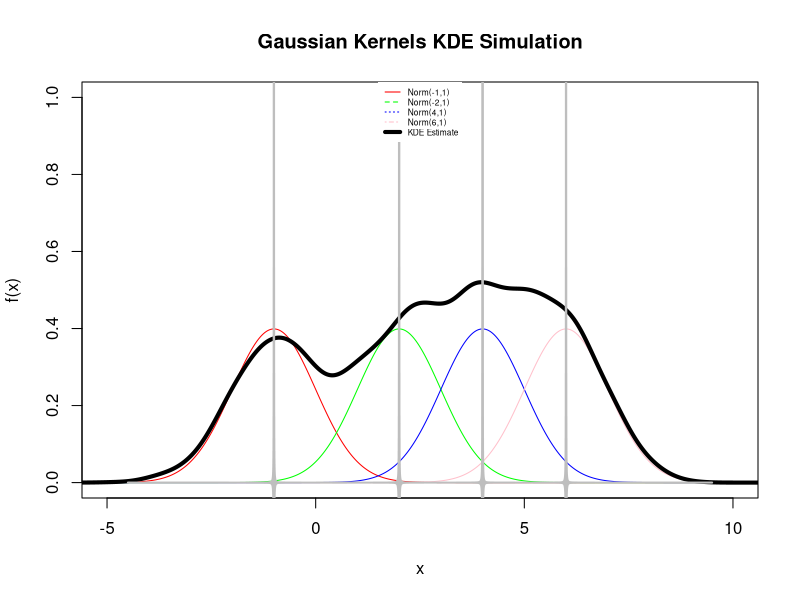

The R source for this figure:
## ---- chunk 1
##### Illustration of Gaussian Kernels with Different Bandwidths

kde <- function(data, n, MIN, MAX) {
  # Gaussian kernel density estimator for one-dimensional data;
  # The estimator does not use the commonly employed 'gaussian rule of thumb'.
  # As a result it outperforms many plug-in methods on multimodal densities
  # with widely separated modes (see example).
  # INPUTS:
  #     data    - a vector of data from which the density estimate is constructed;
  #          n  - the number of mesh points used in the uniform discretization of the
  #               interval [MIN, MAX]; n has to be a power of two; if n is not a power of two, then
  #               n is rounded up to the next power of two; the default value of n is n=2^12;
  #   MIN, MAX  - defines the interval [MIN,MAX] on which the density estimate is constructed;
  #               the default values of MIN and MAX are:
  #               MIN=min(data)-Range/10 and MAX=max(data)+Range/10, where Range=max(data)-min(data);
  # OUTPUT:
  #       matrix 'out' of with two rows of length 'n', where out[2,]
  #       are the density values on the mesh out[1,];
  # EXAMPLE:
  ##Save this file in your directory as kde.R and copy and paste the commands:
  # rm(list=ls())
  # source(file='kde.r')
  # data=c(rnorm(10^3),rnorm(10^3)*2+30);
  # d=kde(data)
  # plot(d[1,],d[2,],type='l',xlab='x',ylab='density f(x)')
  # REFERENCE:
  # Z. I. Botev, J. F. Grotowski and D. P. Kroese
  # "Kernel Density Estimation Via Diffusion"
  # Annals of Statistics, 2010, Volume 38, Number 5, Pages 2916-2957
  
  nargin = length(as.list(match.call())) - 1
  
  if (nargin < 2)
    n = 2 ^ 14
  n = 2 ^ ceiling(log2(n))
  # round up n to the next power of 2;
  if (nargin < 4)
  {
    # define the default  interval [MIN,MAX]
    minimum = min(data)
    maximum = max(data)
    
    Range = maximum - minimum
    
    MIN = minimum - Range / 2
    MAX = maximum + Range / 2
    
  }
  # set up the grid over which the density estimate is computed;
  R = MAX - MIN
  dx = R / n
  xmesh = MIN + seq(0, R, dx)
  N = length(data)
  
  # if data has repeated observations use the N below
  # N=length(as.numeric(names(table(data))));
  # bin the data uniformly using the grid defined above;
  w = hist(data, xmesh, plot = FALSE)
  initial_data = (w$counts) / N
  
  initial_data = initial_data / sum(initial_data)
  
  dct1d <- function(data) {
    # computes the discrete cosine transform of the column vector data
    n = length(data)
    
    # Compute weights to multiply DFT coefficients
    weight = c(1, 2 * exp(-1i * (1:(n - 1)) * pi / (2 * n)))
    
    # Re-order the elements of the columns of x
    data = c(data[seq(1, n - 1, 2)], data[seq(n, 2, -2)])
    
    # Multiply FFT by weights:
    data = Re(weight * fft(data))
    
    data
  }
  a = dct1d(initial_data)
  # discrete cosine transform of initial data
  # now compute the optimal bandwidth^2 using the referenced method
  I = (1:(n - 1)) ^ 2
  a2 = (a[2:n] / 2) ^ 2
  
  # solve the equation t=zeta*gamma^[5](t)
  fixed_point <-  function(t, N, I, a2) {
    # this implements the function t-zeta*gamma^[l](t)
    l = 7
    
    f = 2 * (pi ^ (2 * l)) * sum((I ^ l) * a2 * exp(-I * (pi ^ 2) * t))
    
    for (s in (l - 1):2) {
      K0 = prod(seq(1, 2 * s - 1, 2)) / sqrt(2 * pi)
      const = (1 + (1 / 2) ^ (s + 1 / 2)) / 3
      
      time = (2 * const * K0 / N / f) ^ (2 / (3 + 2 * s))
      
      f = 2 * pi ^ (2 * s) * sum(I ^ s * a2 * exp(-I * pi ^ 2 * time))
      
    }
    out = t - (2 * N * sqrt(pi) * f) ^ (-2 / 5)
    
    out <- abs(out)
  }
  soln <- optimize(
    fixed_point ,
    c(0, .1),
    tol = 10 ^ -22,
    N = N,
    I = I,
    a2 = a2
  )
  t_star <- soln$minimum
  # smooth the discrete cosine transform of initial data using t_star
  a_t = a * exp(-(0:(n - 1)) ^ 2 * pi ^ 2 * t_star / 2)
  
  # now apply the inverse discrete cosine transform
  idct1d <-  function(data) {
    # computes the inverse discrete cosine transform
    n = length(data)
    
    # Compute weights
    weights = n * exp(1i * (0:(n - 1)) * pi / (2 * n))
    
    # Compute x tilde using equation (5.93) in Jain
    data = Re(fft(weights * data, inverse = TRUE)) / n
    
    # Reorder elements of each column according to equations (5.93) and
    # (5.94) in Jain
    out = rep(0, n)
    
    out[seq(1, n, 2)] = data[1:(n / 2)]
    
    out[seq(2, n, 2)] = data[n:(n / 2 + 1)]
    
    out
    
  }
  density = idct1d(a_t) / R
  
  # take the rescaling of the data into account
  bandwidth = sqrt(t_star) * R
  
  xmesh = seq(MIN, MAX, R / (n - 1))
  
  out = matrix(c(xmesh, density), nrow = 2, byrow = TRUE)
  
}
## ---- chunk 2
# define support set of X
x = seq(-5, 10, by = 0.01)

# get normal kernel function values
norm1 = dnorm(x, -1, 1)
norm2 = dnorm(x, 2, 1)
norm3 = dnorm(x, 4, 1)
norm4 = dnorm(x, 6,1)

plot(x, norm1, type = 'l', ylim=c(0, 1), ylab = 'f(x)', xlab = 'x', main = 'Gaussian Kernels KDE Simulation', col = 'red')

# add plots of additional kernel functions
lines(x, norm2, col = 'green')
lines(x, norm3, col = 'blue')
lines(x, norm4, col = 'pink')

data_1=c(rnorm(1000, -1, 1), rnorm(1000, 2, 1), rnorm(1000, 4, 1), rnorm(1000, 6, 1))
data_2=c(-1, 2, 4, 6)
data_kde=kde(data_1)
lines(data_kde[1,],4*data_kde[2,],type='l',xlab='x',ylab='density f(x)', col = 'black', lwd=4)

data2_kde=kde(data_2)
lines(data2_kde[1,],data2_kde[2,], type='l',xlab='x', col = 'gray', lwd=2)

# legend; use 'lty' to discriminate between kernels
legend("top", c('Norm(-1,1)', 'Norm(-2,1)', 'Norm(4,1)', 'Norm(6,1)', 'KDE Estimate'), lty = c(1,2,3,4,5), lwd=c(1,1,1,1,4), col = c('red', 'green', 'blue', 'pink', 'black'), cex=0.5, box.lwd = 0)
